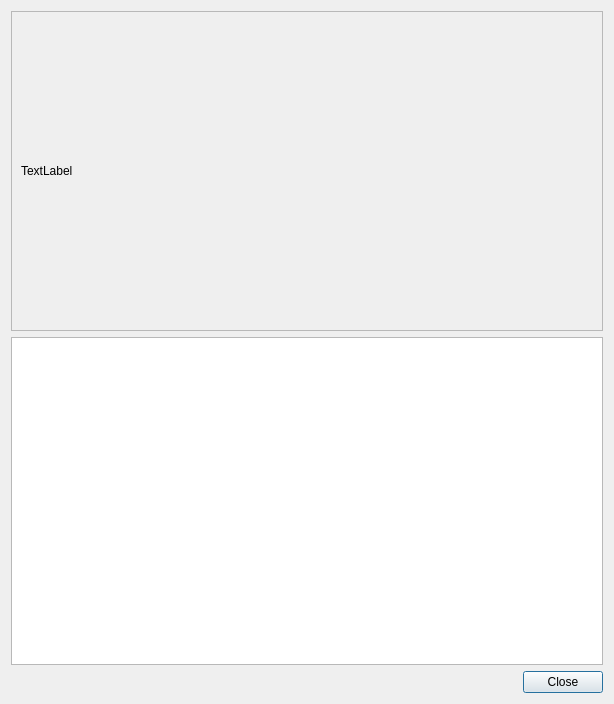
<?xml version="1.0" encoding="UTF-8"?>
<ui version="4.0">
 <class>Dialog</class>
 <widget class="QDialog" name="Dialog">
  <property name="geometry">
   <rect>
    <x>0</x>
    <y>0</y>
    <width>614</width>
    <height>704</height>
   </rect>
  </property>
  <property name="windowTitle">
   <string>Dialog</string>
  </property>
  <layout class="QGridLayout" name="gridLayout">
   <item row="1" column="0">
    <widget class="QTableView" name="view"/>
   </item>
   <item row="2" column="0">
    <widget class="QDialogButtonBox" name="confirm">
     <property name="orientation">
      <enum>Qt::Horizontal</enum>
     </property>
     <property name="standardButtons">
      <set>QDialogButtonBox::Close</set>
     </property>
    </widget>
   </item>
   <item row="0" column="0">
    <widget class="QFrame" name="frame">
     <property name="frameShape">
      <enum>QFrame::StyledPanel</enum>
     </property>
     <property name="frameShadow">
      <enum>QFrame::Raised</enum>
     </property>
     <layout class="QGridLayout" name="gridLayout_2">
      <item row="0" column="0">
       <widget class="QLabel" name="logo">
        <property name="minimumSize">
         <size>
          <width>300</width>
          <height>300</height>
         </size>
        </property>
        <property name="text">
         <string>TextLabel</string>
        </property>
       </widget>
      </item>
     </layout>
    </widget>
   </item>
  </layout>
 </widget>
 <resources/>
 <connections>
  <connection>
   <sender>confirm</sender>
   <signal>accepted()</signal>
   <receiver>Dialog</receiver>
   <slot>accept()</slot>
   <hints>
    <hint type="sourcelabel">
     <x>248</x>
     <y>254</y>
    </hint>
    <hint type="destinationlabel">
     <x>157</x>
     <y>274</y>
    </hint>
   </hints>
  </connection>
  <connection>
   <sender>confirm</sender>
   <signal>rejected()</signal>
   <receiver>Dialog</receiver>
   <slot>reject()</slot>
   <hints>
    <hint type="sourcelabel">
     <x>316</x>
     <y>260</y>
    </hint>
    <hint type="destinationlabel">
     <x>286</x>
     <y>274</y>
    </hint>
   </hints>
  </connection>
 </connections>
</ui>
